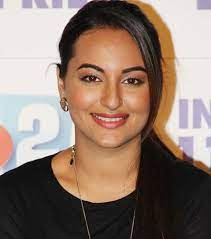
#> input picture sonakshi.jpg, 211 x 239 px
$ jupyter execute 'Task 4.3.ipynb'
#> lines starting #> are read from the running program, lines starting #| are printed output that depends on the picture
[cell 1]
import cv2
import numpy

[cell 2]
img1 = cv2.imread("sonakshi.jpg")
#> img1 is the input picture: shape (239, 211, 3); mean B, G, R 110.8, 122.4, 142.8
cv2.imshow("image1",img1)
cv2.waitKey()
cv2.destroyAllWindows()

[cell 3]
img1.shape
#> Out = (239, 211, 3)

[cell 4]
#reshape_img1 = img1[4]

[cell 5]
img1 = cv2.imread("sonakshi.jpg")
reshape_img1 = img1[:150, :211]
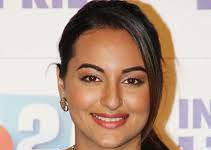
#> reshape_img1: shape (150, 211, 3); mean B, G, R 147.9, 160.6, 184.4
cv2.imshow("image 1",reshape_img1)
cv2.waitKey()
cv2.destroyAllWindows()

[cell 6]
#reshape_img1.shape

[cell 7]
img2 = cv2.imread("sunny.jpeg")
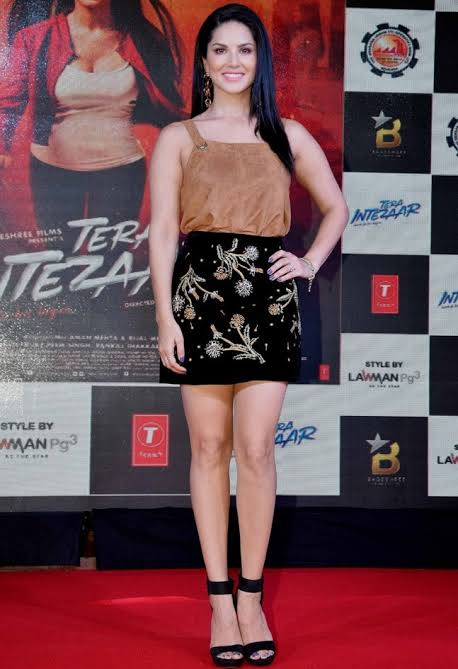
#> input picture sunny.jpeg, 458 x 669 px
#> img2 is the input picture: shape (669, 458, 3); mean B, G, R 83.2, 76.2, 112.6
reshape_img2 = img2[114:353,130:341]
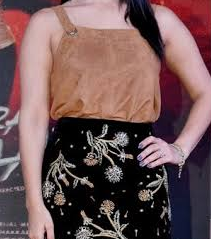
#> reshape_img2: shape (239, 211, 3); mean B, G, R 86.2, 85.8, 113.8
cv2.imshow("image 2",reshape_img2)
cv2.waitKey()
cv2.destroyAllWindows()

[cell 8]
img2.shape
#> Out = (669, 458, 3)

[cell 9]
reshape_img2.shape
#> Out = (239, 211, 3)

## lets crop both images in same size
### for better look

[cell 10]
#crop_img1 = reshape_img1[200:,:]

[cell 11]
#crop_img2 = reshape_img2[200,:]

# let's combine both the images...

[cell 12]
sonakshi_sunny = numpy.vstack((reshape_img1, reshape_img2))
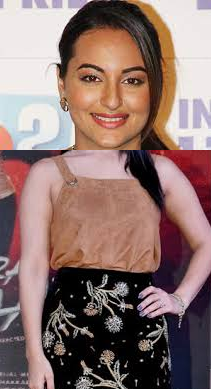
#> sonakshi_sunny: shape (389, 211, 3); mean B, G, R 110, 114.6, 141
